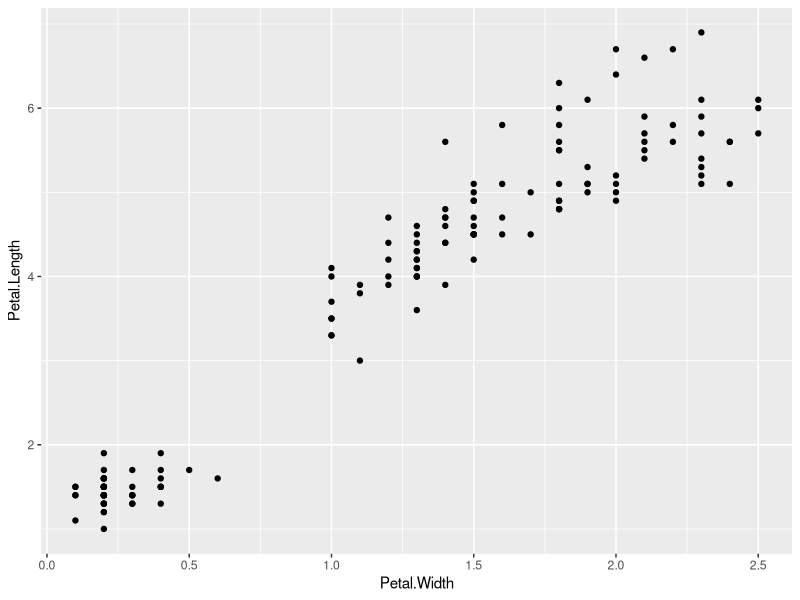
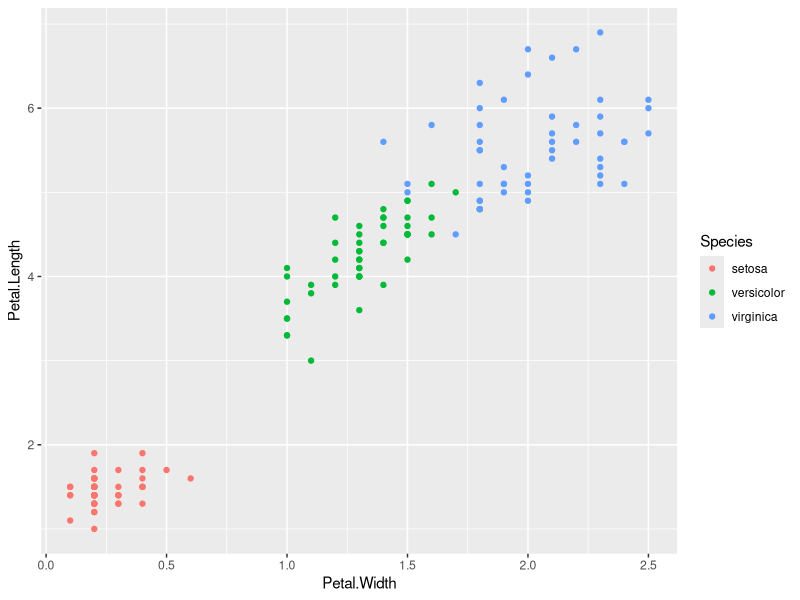
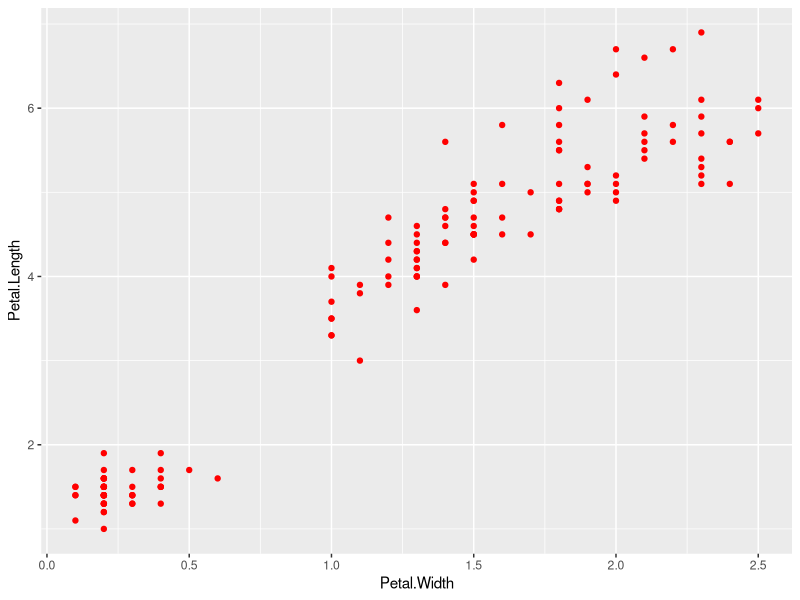
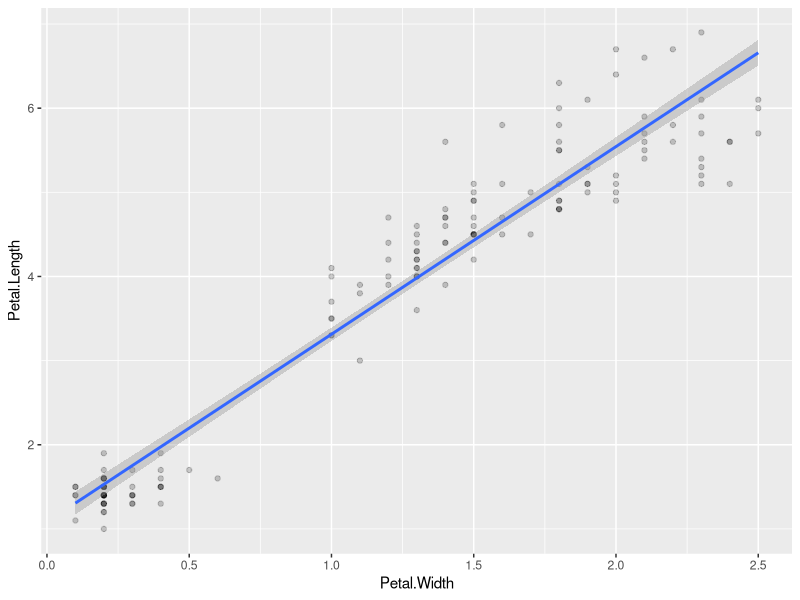
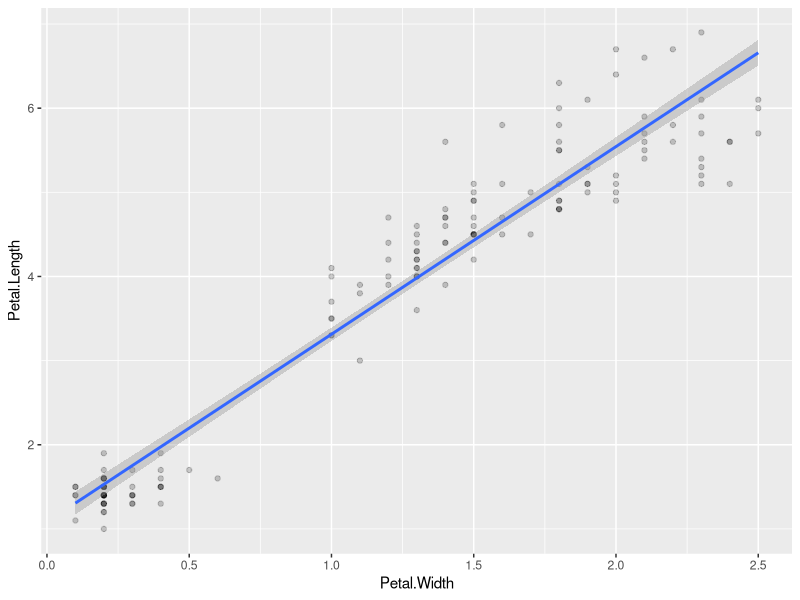
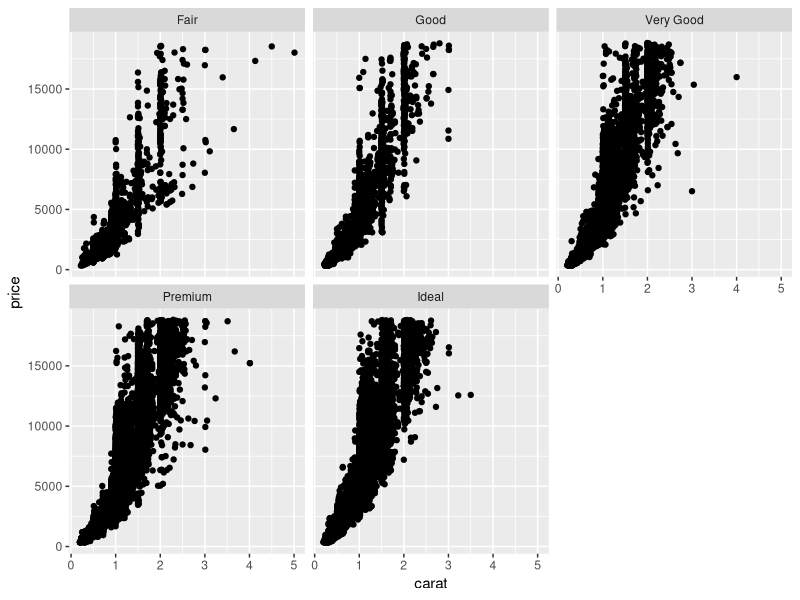

Here is the R script that generated these plots, in order:
## ---- chunk 1
library(ggplot2)
## ---- chunk 2
iris <- iris
ggplot(data = iris) + 
  geom_point(aes(x = Petal.Width, y = Petal.Length))
## ---- chunk 3
ggplot(data = iris) + 
  geom_point(aes(x = Petal.Width, y = Petal.Length, color = Species))
## ---- chunk 4
ggplot(data = iris) + 
  geom_point(aes(x = Petal.Width, y = Petal.Length), color = "red")
## ---- chunk 5
ggplot(iris) + 
  geom_point(aes(x = Petal.Width, y = Petal.Length), alpha = 0.2) + 
  geom_smooth(aes(x = Petal.Width, y = Petal.Length), method = "lm")
## ---- chunk 6
ggplot(iris, aes(x = Petal.Width, y = Petal.Length)) + 
  geom_point(alpha = 0.2) + 
  geom_smooth(method = "lm")
## ---- chunk 7
ggplot2::ggplot(data = diamonds) +
	geom_point(mapping = aes(x = carat, y = price)) +
	facet_wrap(~cut)
